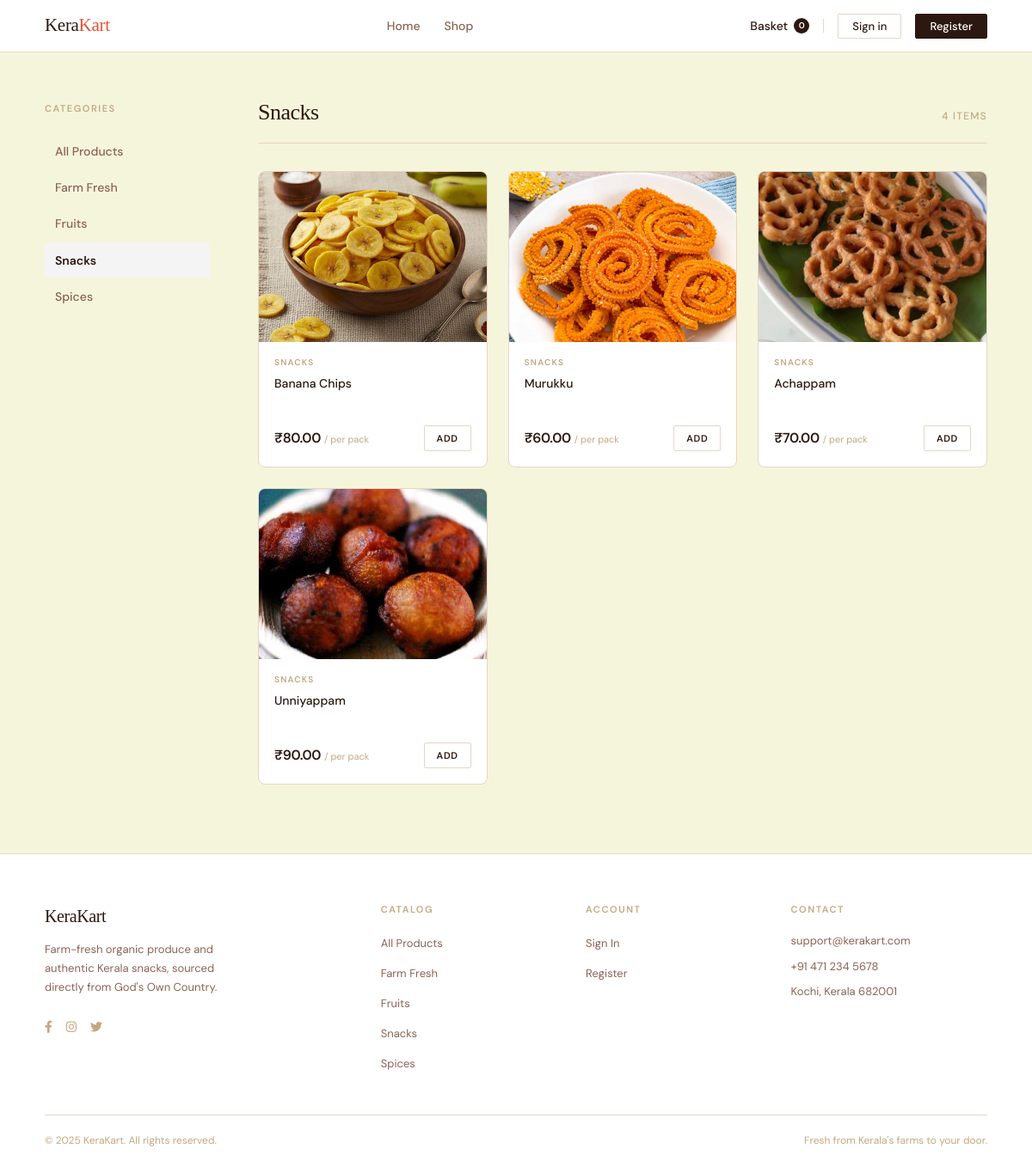
Screenshot of /products/?category=snacks with the database file from the repository.
### store/models.py (models this page shows, shortened)
class Category(models.Model):
    name = models.CharField(max_length=100)
    slug = models.SlugField(unique=True)
    image = models.ImageField(upload_to='categories/', blank=True)
    class Meta:
        verbose_name_plural = 'categories'

class Product(models.Model):
    category = models.ForeignKey(Category, on_delete=models.CASCADE, related_name='products')
    name = models.CharField(max_length=200)
    slug = models.SlugField(unique=True)
    description = models.TextField()
    price = models.DecimalField(max_digits=8, decimal_places=2)
    unit = models.CharField(max_length=50)  # e.g. "per kg", "per pack"
    image = models.ImageField(upload_to='products/', blank=True)
    stock = models.PositiveIntegerField(default=0)
    is_available = models.BooleanField(default=True)

### store/views.py (the view)
# urls.py: path('products/', views.product_list, name='product_list'),
def product_list(request):
    categories = Category.objects.all()
    products = Product.objects.filter(is_available=True)
    category_slug = request.GET.get('category')
    selected_category = None
    if category_slug:
        selected_category = get_object_or_404(Category, slug=category_slug)
        products = products.filter(category=selected_category)
    context = {
        'categories': categories,
        'products': products,
        'selected_category': selected_category,
    }
    return render(request, 'store/products.html', context)

### cart/context_processors.py (called while the page is built)
def cart_count(request):
    count = 0
    if 'cart' in request.session:
        cart = request.session['cart']
        for item in cart.values():
            count += item.get('qty', 0)
    return {'cart_count': count}

### templates/store/products.html (shortened to what this page needs)
{% extends 'base.html' %}
{% load static %}
{% block content %}
<div class="container">
    <div class="catalog-layout">
        <aside class="sidebar">
            <p class="sidebar-title">Categories</p>
            <ul class="filter-list">
                <li class="filter-item">
                    <a href="{% url 'store:product_list' %}" class="filter-link {% if not selected_category %}active{% endif %}">
                        All Products
                    </a>
                </li>
                {% for category in categories %}
                    <li class="filter-item">
                        <a href="{% url 'store:product_list' %}?category={{ category.slug }}"
                           class="filter-link {% if selected_category.id == category.id %}active{% endif %}">
                            {{ category.name }}
                        </a>
                    </li>
                {% endfor %}
            </ul>
        </aside>
        <section>
            <div class="catalog-header section-header fade-up">
                <h1 class="catalog-title">
                    {% if selected_category %}{{ selected_category.name }}{% else %}All Products{% endif %}
                </h1>
                <span class="catalog-count">{{ products.count }} item{{ products.count|pluralize }}</span>
            </div>
            <div class="products-grid">
                {% for product in products %}
                    <div class="product-card prod-card fade-up" style="transition-delay: {{ forloop.counter0 }}00ms">
                        <div class="product-card-img">
                            {% if product.image %}
                                <img src="{{ product.image.url }}" alt="{{ product.name }}">
                            {% else %}
                                <img src="https://images.unsplash.com/photo-1542838132-92c53300491e?w=500&q=80" alt="{{ product.name }}">
                            {% endif %}
                        </div>
                        <div class="product-card-body">
                            <span class="product-card-cat">{{ product.category.name }}</span>
                            <a href="{% url 'store:product_detail' product.slug %}" class="product-card-name">{{ product.name }}</a>
                            <div class="product-card-footer">
                                <div>
                                    <span class="product-price">₹{{ product.price }}</span>
                                    <span class="product-unit">/ {{ product.unit }}</span>
                                </div>
                                {% if product.stock > 0 and product.is_available %}
                                    <form action="{% url 'cart:add_to_cart' product.id %}" method="post" class="inline-form">
                                        <button type="submit" class="btn-add">Add</button>
                                    </form>
                                {% else %}
                                    <button class="btn-add" disabled>Sold out</button>
                                {% endif %}
                            </div>
                        </div>
                    </div>
                {% empty %}
                    <div class="empty-state" style="grid-column: 1 / -1;">
                        <h2>Nothing here yet</h2>
                        <p>No products available in this category right now.</p>
                        <a href="{% url 'store:product_list' %}" class="btn btn-outline" style="margin-top: 8px;">Browse All Products</a>
                    </div>
                {% endfor %}
            </div>
        </section>
    </div>
</div>
{% endblock %}

### static/css/style.css (style rules this page uses)
:root { --cream: #F5F5DC; --sienna: #E35336; --sandy: #F4A460; --brown: #A0522D; --dark: #2C1810; --white: #FFFFFF; --muted: #8B6355; --border: #E8D5C4; --ink: #2C1810; --ink-soft: #8B6355; --ink-faint: #C4A882; --surface: #F5F5DC; --surface-2: #FFFFFF; --accent: #E35336; --accent-dim: #FDF0E6; --font-serif: 'Cormorant Garant', Georgia, serif; --font-body: 'DM Sans', system-ui, sans-serif; --font-ui: 'DM Sans', system-ui, sans-serif; --radius: 2px; --transition: all 0.16s ease; }
*, *::before, *::after { box-sizing: border-box; margin: 0; padding: 0; }
html { scroll-behavior: smooth; -webkit-font-smoothing: antialiased; }
body { background: var(--surface); color: var(--ink); font-family: var(--font-ui); font-size: 15px; line-height: 1.6; display: flex; flex-direction: column; min-height: 100vh; }
.container { width: 100%; max-width: 1160px; margin: 0 auto; padding: 0 32px; }
a { color: inherit; text-decoration: none; transition: var(--transition); }
img { display: block; max-width: 100%; }
h1, h2, h3 { font-family: var(--font-serif); font-weight: 400; line-height: 1.1; color: var(--ink); letter-spacing: -0.02em; }
p { color: var(--ink-soft); line-height: 1.7; }
.inline-form { display: inline; }
.products-grid { display: grid; grid-template-columns: repeat(auto-fill, minmax(240px, 1fr)); gap: 24px; }
.product-card { background: var(--surface-2); border: 1px solid var(--border); border-radius: 8px; overflow: hidden; display: flex; flex-direction: column; transition: var(--transition); position: relative; }
.product-card-img { aspect-ratio: 4/3; overflow: hidden; background: #F4F4F5; }
.product-card-img img { width: 100%; height: 100%; object-fit: cover; transition: transform 0.4s ease; }
.product-card-body { padding: 16px 18px 18px; display: flex; flex-direction: column; flex: 1; }
.product-card-cat { font-size: 10px; font-weight: 600; text-transform: uppercase; letter-spacing: 0.12em; color: var(--ink-faint); margin-bottom: 6px; }
.product-card-name { font-size: 14px; font-weight: 500; color: var(--ink); line-height: 1.45; margin-bottom: 18px; display: -webkit-box; -webkit-line-clamp: 2; line-clamp: 2; -webkit-box-orient: vertical; overflow: hidden; min-height: 2.9em; }
.product-card-footer { display: flex; align-items: center; justify-content: space-between; margin-top: auto; gap: 12px; }
.product-price { font-size: 16px; font-weight: 600; color: var(--ink); letter-spacing: -0.02em; }
.product-unit { font-size: 11px; color: var(--ink-faint); font-weight: 400; }
.btn-add { padding: 7px 14px; font-size: 11px; font-weight: 600; font-family: var(--font-ui); letter-spacing: 0.06em; text-transform: uppercase; border: 1px solid var(--border); border-radius: var(--radius); background: var(--surface-2); color: var(--ink); cursor: pointer; transition: var(--transition); white-space: nowrap; }
.catalog-layout { display: grid; grid-template-columns: 192px 1fr; gap: 56px; padding: 56px 0 80px; }
.sidebar { position: sticky; top: 76px; height: fit-content; }
.sidebar-title { font-size: 11px; font-weight: 600; text-transform: uppercase; letter-spacing: 0.14em; color: var(--ink-faint); margin-bottom: 20px; }
.filter-list { list-style: none; }
.filter-item { margin-bottom: 2px; }
.filter-link { display: block; padding: 9px 12px; font-size: 14px; font-weight: 500; color: var(--ink-soft); border-radius: var(--radius); transition: var(--transition); }
.filter-link.active { color: var(--ink); background: #F4F4F5; font-weight: 600; }
.catalog-header { display: flex; align-items: baseline; justify-content: space-between; margin-bottom: 32px; padding-bottom: 20px; border-bottom: 1px solid var(--border); }
.catalog-title { font-family: var(--font-serif); font-size: 26px; font-weight: 400; color: var(--ink); }
.catalog-count { font-size: 12px; color: var(--ink-faint); font-weight: 500; text-transform: uppercase; letter-spacing: 0.1em; }
:root { --cream: #FFF8EE; --sienna: #A0522D; --sandy: #E1B27B; --brown: #5C2E16; }
.fade-up { opacity: 0; transform: translateY(24px); transition: opacity 0.5s ease, transform 0.5s ease; }
.fade-up.visible { opacity: 1; transform: translateY(0); }
.btn-primary, .add-btn, .btn-add, .btn, button[type="submit"] { transition: transform 0.1s ease, background 0.15s ease !important; }

### rows the page displays
Category: name "Farm Fresh"
Category: name "Fruits"
Category: name "Snacks"
Category: name "Spices"
Product: image (picture), category.name "SNACKS", name "Banana Chips", price "80.00", unit "per pack", stock "ADD"
Product: image (picture), category.name "SNACKS", name "Murukku", price "60.00", unit "per pack", stock "ADD"
Product: image (picture), category.name "SNACKS", name "Achappam", price "70.00", unit "per pack", stock "ADD"
Product: image (picture), category.name "SNACKS", name "Unniyappam", price "90.00", unit "per pack", stock "ADD"

### other values shown
{{ cart_count|default:0 }} "0"
{{ products.count }} "4"
